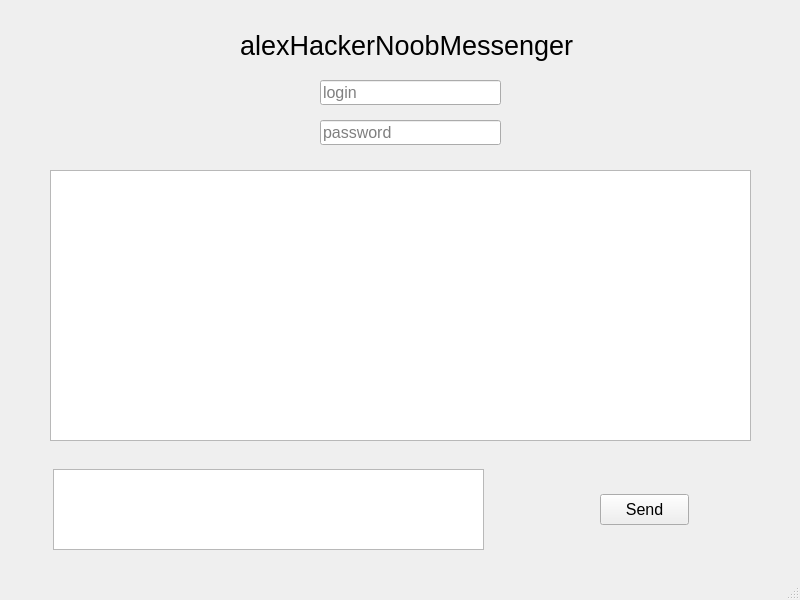
<?xml version="1.0" encoding="UTF-8"?>
<ui version="4.0">
 <class>MainWindow</class>
 <widget class="QMainWindow" name="MainWindow">
  <property name="geometry">
   <rect>
    <x>0</x>
    <y>0</y>
    <width>800</width>
    <height>600</height>
   </rect>
  </property>
  <property name="font">
   <font>
    <pointsize>12</pointsize>
   </font>
  </property>
  <property name="windowTitle">
   <string>MainWindow</string>
  </property>
  <widget class="QWidget" name="centralwidget">
   <widget class="QLabel" name="label">
    <property name="geometry">
     <rect>
      <x>240</x>
      <y>30</y>
      <width>341</width>
      <height>31</height>
     </rect>
    </property>
    <property name="font">
     <font>
      <pointsize>20</pointsize>
     </font>
    </property>
    <property name="text">
     <string>alexHackerNoobMessenger</string>
    </property>
   </widget>
   <widget class="QLineEdit" name="lineEditLogin">
    <property name="geometry">
     <rect>
      <x>320</x>
      <y>80</y>
      <width>181</width>
      <height>25</height>
     </rect>
    </property>
    <property name="text">
     <string/>
    </property>
    <property name="placeholderText">
     <string>login</string>
    </property>
   </widget>
   <widget class="QLineEdit" name="lineEditPassword">
    <property name="geometry">
     <rect>
      <x>320</x>
      <y>120</y>
      <width>181</width>
      <height>25</height>
     </rect>
    </property>
    <property name="placeholderText">
     <string>password</string>
    </property>
   </widget>
   <widget class="QTextBrowser" name="textBrowser">
    <property name="geometry">
     <rect>
      <x>50</x>
      <y>170</y>
      <width>701</width>
      <height>271</height>
     </rect>
    </property>
   </widget>
   <widget class="QTextEdit" name="textEdit">
    <property name="geometry">
     <rect>
      <x>53</x>
      <y>469</y>
      <width>431</width>
      <height>81</height>
     </rect>
    </property>
   </widget>
   <widget class="QPushButton" name="pushButton">
    <property name="geometry">
     <rect>
      <x>600</x>
      <y>494</y>
      <width>89</width>
      <height>31</height>
     </rect>
    </property>
    <property name="text">
     <string>Send</string>
    </property>
   </widget>
  </widget>
  <widget class="QStatusBar" name="statusbar"/>
 </widget>
 <resources/>
 <connections/>
</ui>
